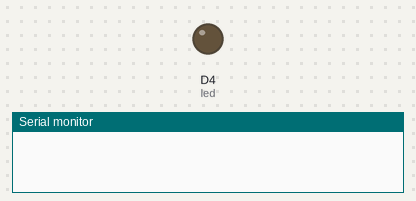
Simulated run of this sketch. Board: ESP8266 (NodeMCU). Shown: output pins drawn as LEDs (lit = HIGH), the last lines printed to the serial monitor. Dashed ring = blinking. At 2.4 s the program puts the board to deep sleep or switches it off; the recording ends there.

Above: at 1.0 s.
At 2.25 s:
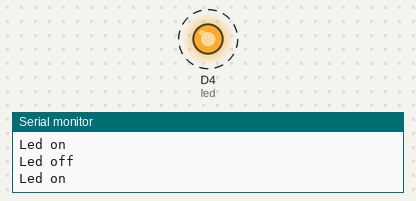
Timing chart, 0 to 2.5 s (numbered marks = the images above):
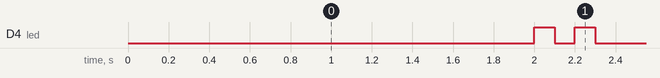

Measured:
- by itself, D4 (led): LOW → HIGH at 2.0 s, → LOW 0.10 s later, → HIGH 0.10 s later, → LOW 0.10 s later, … (4 changes in this stretch)

The sketch:

deepsleep.ino
```cpp
/*
 * ESP8266 Deep sleep mode example
 * Rui Santos
 * Complete Project Details https://randomnerdtutorials.com
 */
#define led D4
void setup() {
  Serial.begin(115200);
  delay(2000);
  pinMode(led, OUTPUT);

  // Wait for serial to initialize.
  Serial.println("Led on");
  digitalWrite(led, HIGH);   // turn the LED on (HIGH is the voltage level)
  delay(100);               // wait for a second
  Serial.println("Led off");
  digitalWrite(led, LOW);    // turn the LED off by making the voltage LOW
  delay(100);               // wait for a second
  Serial.println("Led on");
  digitalWrite(led, HIGH);   // turn the LED on (HIGH is the voltage level)
  delay(100);               // wait for a second
  Serial.println("Led off");
  digitalWrite(led, LOW);    // turn the LED off by making the voltage LOW
  delay(100);               // wait for a second

  // Deep sleep mode for 30 seconds, the ESP8266 wakes up by itself when GPIO 16 (D0 in NodeMCU board) is connected to the RESET pin
  Serial.println("I'm awake, but I'm going into deep sleep mode for 5 seconds");
  ESP.deepSleep(3e6);

  // Deep sleep mode until RESET pin is connected to a LOW signal (for example pushbutton or magnetic reed switch)
  //Serial.println("I'm awake, but I'm going into deep sleep mode until RESET pin is connected to a LOW signal");
  //ESP.deepSleep(0);
}

void loop() {
}
```
